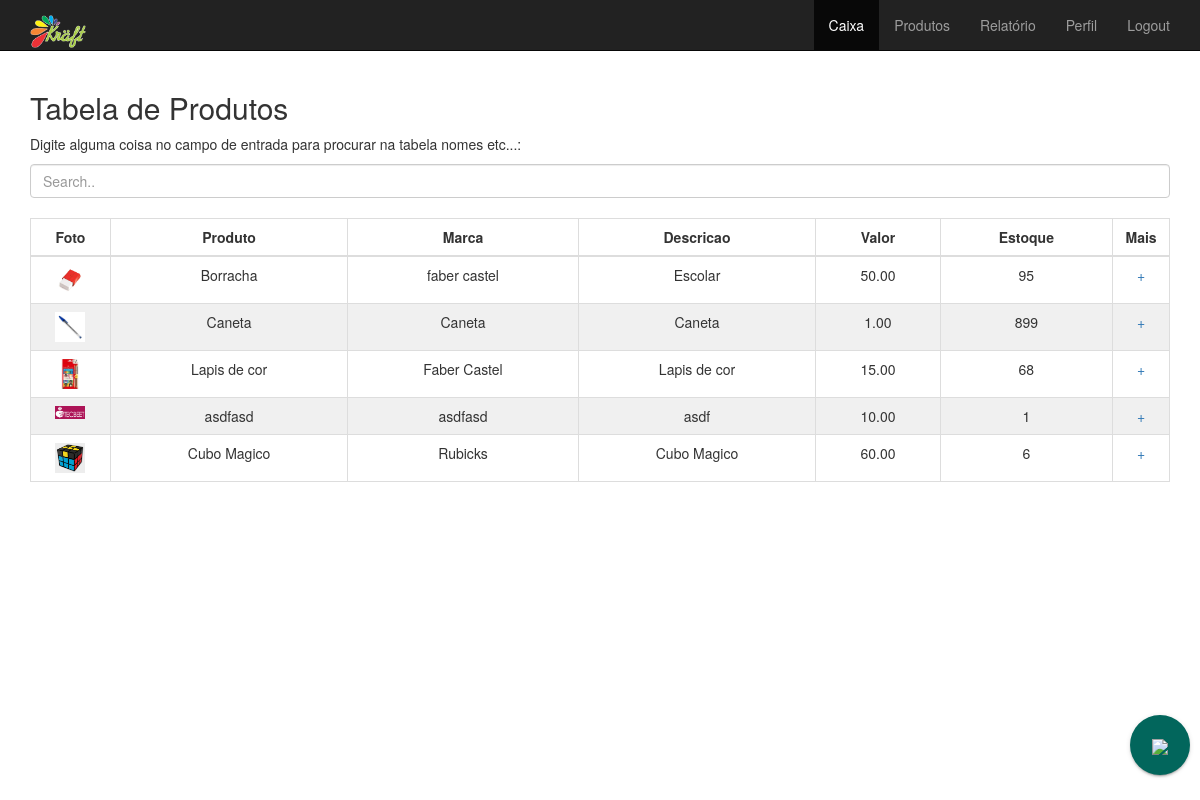
Page /produtos/ on the earlier database version.
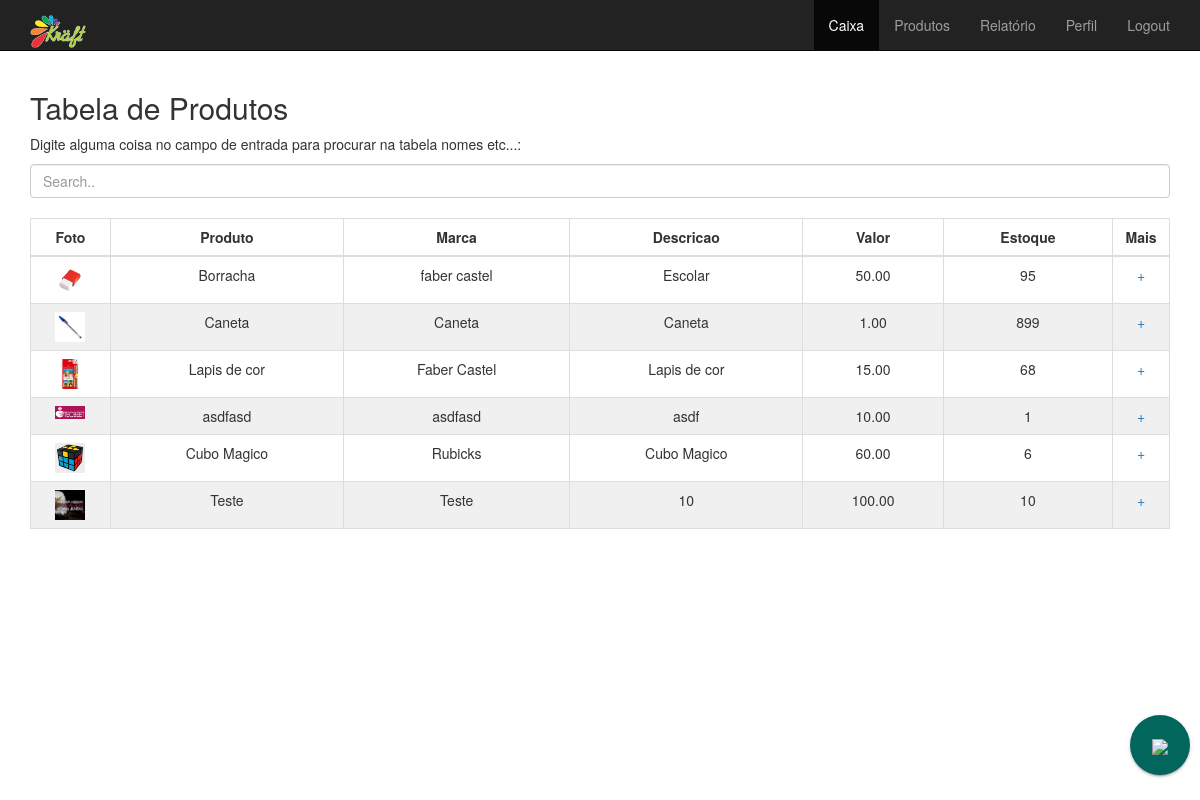
Same page on the later database version.
### appkraft/models.py (models this page shows, shortened)
class Produtos(models.Model):
    codigo_produto = models.IntegerField(unique=True)
    codigo_barras = models.IntegerField(unique=True)
    nome = models.CharField(max_length=150)
    descricao = models.CharField(max_length=150)
    valor = models.DecimalField(max_digits=5, decimal_places=2)
    marca = models.CharField(max_length=150)
    estoque_atual = models.IntegerField()
    estoque_minimo = models.IntegerField()
    observacoes = models.TextField(max_length=255, null=True, blank=True)
    create_data = models.DateTimeField(
        default=timezone.now, blank=True, null=True
    )
    foto = models.ImageField(upload_to='appkraft', blank=True, null=True)
    empresa = models.ForeignKey(Pessoa, on_delete=models.CASCADE)
    custo = models.DecimalField(max_digits=5, decimal_places=2)
    ganho = models.DecimalField(max_digits=5, decimal_places=2) #ganho em porcentagem

### appkraft/views.py (the view)
# urls.py: path('produtos/', ProdutosListView.as_view(), name='appkraft-list'),
class ProdutosListView(ListView):
    template_name = 'appkraft/appkraft_list.html'
    queryset = Produtos.objects.all()

### appkraft/templates/appkraft/appkraft_list.html (shortened to what this page needs)
{% extends 'appkraft/base.html' %}
{% load staticfiles %}
{% block content %}
    <div class="container">
            <h2>Tabela de Produtos</h2>
            <p>Digite alguma coisa no campo de entrada para procurar na tabela nomes etc...:</p>
            <input class="form-control" id="myInput" type="text" placeholder="Search..">
            <br>
            <table class="table table-bordered">
              <thead>
                <tr>
                  <th class="t4">Foto</th>
                  <th>Produto</th>
                  <th>Marca</th>
                  <th>Descricao</th>
                  <th>Valor</th>
                  <th>Estoque</th>
                  <th class="t5">Mais</th>
                </tr>
              </thead>
              <tbody id="myTable">
                {% for produto in object_list %}
                    <tr>
                        {% if produto.foto %}
                          <td align="center"><img src="{{produto.foto.url}}" class="img-responsive" width="30"></td>
                        {% else %}
                          <td>----</td>
                        {% endif %}
                        <td>{{ produto.nome }}</td>
                        <td>{{ produto.marca }}</td>
                        <td>{{ produto.descricao }}</td>
                        <td>{{ produto.valor }}</td>
                        <td>{{ produto.estoque_atual }}</td>
                        <td><a href="#" data-toggle="modal" data-target="#exampleModal"
                          data-whateverimagem="{{produto.foto.url}}"
                          data-whateverdetalhes="Nome: {{ produto.nome }}&#013;Código Produto: {{ produto.codigo_produto }}&#013;Código Barras: {{ produto.codigo_barras }}&#013;Descrição: {{ produto.descricao }}&#013;Valor: {{ produto.valor }}&#013;Marca: {{ produto.marca }}&#013;Estoque Atual: {{ produto.estoque_atual }}&#013;Estoque Minimo: {{ produto.estoque_minimo }}&#013;Observações: {{ produto.observacoes }}&#013;Data: {{ produto.create_data }}&#013;
                          "
                          >+</a></td>
                    </tr>
                {% endfor %}
              </tbody>
            </table>
        </div>
           <div id="div2" class="zoom">
                <a class="zoom-fab zoom-btn-large" id="zoomBtn" href="/create">
                <img src="https://img.icons8.com/android/24/ffffff/plus.png" width="30"></a>
                <ul class="zoom-menu">
              </ul>
        </div>
{% endblock %}

Differences in the rows shown:
added Produtos: foto (picture), nome "Teste", marca "Teste", descricao "10", valor "100.00", estoque_atual "10"
